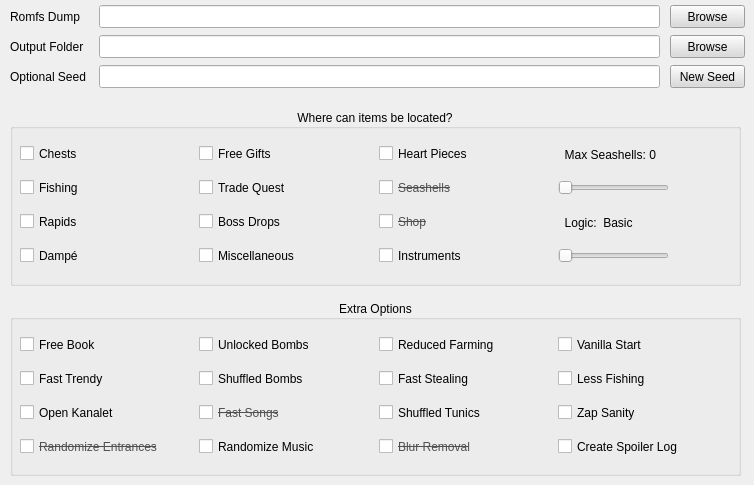
    <widget class="QWidget" name="tab">
     <property name="autoFillBackground">
      <bool>false</bool>
     </property>
     <attribute name="title">
      <string>Randomizer Settings</string>
     </attribute>
     <widget class="QPushButton" name="browseButton1">
      <property name="geometry">
       <rect>
        <x>670</x>
        <y>5</y>
        <width>75</width>
        <height>23</height>
       </rect>
      </property>
      <property name="sizePolicy">
       <sizepolicy hsizetype="Preferred" vsizetype="Fixed">
        <horstretch>0</horstretch>
        <verstretch>0</verstretch>
       </sizepolicy>
      </property>
      <property name="font">
       <font>
        <pointsize>9</pointsize>
        <bold>false</bold>
       </font>
      </property>
      <property name="autoFillBackground">
       <bool>false</bool>
      </property>
      <property name="styleSheet">
       <string notr="true">background-color: rgb(218, 218, 218);</string>
      </property>
      <property name="text">
       <string>Browse</string>
      </property>
      <property name="default">
       <bool>false</bool>
      </property>
      <property name="flat">
       <bool>false</bool>
      </property>
     </widget>
     <widget class="QLineEdit" name="lineEdit">
      <property name="geometry">
       <rect>
        <x>99</x>
        <y>5</y>
        <width>561</width>
        <height>23</height>
       </rect>
      </property>
      <property name="font">
       <font>
        <pointsize>9</pointsize>
        <bold>false</bold>
       </font>
      </property>
      <property name="text">
       <string/>
      </property>
     </widget>
     <widget class="QLabel" name="label">
      <property name="geometry">
       <rect>
        <x>10</x>
        <y>5</y>
        <width>81</width>
        <height>23</height>
       </rect>
      </property>
      <property name="sizePolicy">
       <sizepolicy hsizetype="Fixed" vsizetype="Fixed">
        <horstretch>0</horstretch>
        <verstretch>0</verstretch>
       </sizepolicy>
      </property>
      <property name="minimumSize">
       <size>
        <width>75</width>
        <height>23</height>
       </size>
      </property>
      <property name="font">
       <font>
        <pointsize>9</pointsize>
        <bold>false</bold>
       </font>
      </property>
      <property name="frameShape">
       <enum>QFrame::NoFrame</enum>
      </property>
      <property name="frameShadow">
       <enum>QFrame::Plain</enum>
      </property>
      <property name="text">
       <string>Romfs Dump</string>
      </property>
      <property name="textFormat">
       <enum>Qt::PlainText</enum>
      </property>
      <property name="alignment">
       <set>Qt::AlignJustify|Qt::AlignVCenter</set>
      </property>
      <property name="wordWrap">
       <bool>false</bool>
      </property>
     </widget>
     <widget class="QLabel" name="label_2">
      <property name="geometry">
       <rect>
        <x>10</x>
        <y>35</y>
        <width>81</width>
        <height>23</height>
       </rect>
      </property>
      <property name="sizePolicy">
       <sizepolicy hsizetype="Fixed" vsizetype="Fixed">
        <horstretch>0</horstretch>
        <verstretch>0</verstretch>
       </sizepolicy>
      </property>
      <property name="minimumSize">
       <size>
        <width>75</width>
        <height>23</height>
       </size>
      </property>
      <property name="font">
       <font>
        <pointsize>9</pointsize>
        <bold>false</bold>
       </font>
      </property>
      <property name="frameShape">
       <enum>QFrame::NoFrame</enum>
      </property>
      <property name="frameShadow">
       <enum>QFrame::Plain</enum>
      </property>
      <property name="text">
       <string>Output Folder</string>
      </property>
      <property name="textFormat">
       <enum>Qt::PlainText</enum>
      </property>
      <property name="alignment">
       <set>Qt::AlignJustify|Qt::AlignVCenter</set>
      </property>
      <property name="wordWrap">
       <bool>false</bool>
      </property>
     </widget>
     <widget class="QLineEdit" name="lineEdit_2">
      <property name="geometry">
       <rect>
        <x>99</x>
        <y>35</y>
        <width>561</width>
        <height>23</height>
       </rect>
      </property>
      <property name="font">
       <font>
        <pointsize>9</pointsize>
        <bold>false</bold>
       </font>
      </property>
     </widget>
     <widget class="QPushButton" name="browseButton2">
      <property name="geometry">
       <rect>
        <x>670</x>
        <y>35</y>
        <width>75</width>
        <height>23</height>
       </rect>
      </property>
      <property name="sizePolicy">
       <sizepolicy hsizetype="Preferred" vsizetype="Fixed">
        <horstretch>0</horstretch>
        <verstretch>0</verstretch>
       </sizepolicy>
      </property>
      <property name="font">
       <font>
        <pointsize>9</pointsize>
        <bold>false</bold>
       </font>
      </property>
      <property name="autoFillBackground">
       <bool>false</bool>
      </property>
      <property name="styleSheet">
       <string notr="true">background-color: rgb(218, 218, 218);</string>
      </property>
      <property name="text">
       <string>Browse</string>
      </property>
      <property name="default">
       <bool>false</bool>
      </property>
      <property name="flat">
       <bool>false</bool>
      </property>
     </widget>
     <widget class="QLineEdit" name="lineEdit_3">
      <property name="geometry">
       <rect>
        <x>99</x>
        <y>65</y>
        <width>561</width>
        <height>23</height>
       </rect>
      </property>
      <property name="font">
       <font>
        <pointsize>9</pointsize>
        <bold>false</bold>
       </font>
      </property>
     </widget>
     <widget class="QPushButton" name="seedButton">
      <property name="geometry">
       <rect>
        <x>670</x>
        <y>65</y>
        <width>75</width>
        <height>23</height>
       </rect>
      </property>
      <property name="sizePolicy">
       <sizepolicy hsizetype="Preferred" vsizetype="Fixed">
        <horstretch>0</horstretch>
        <verstretch>0</verstretch>
       </sizepolicy>
      </property>
      <property name="font">
       <font>
        <pointsize>9</pointsize>
        <bold>false</bold>
       </font>
      </property>
      <property name="autoFillBackground">
       <bool>false</bool>
      </property>
      <property name="styleSheet">
       <string notr="true">background-color: rgb(218, 218, 218);</string>
      </property>
      <property name="text">
       <string>New Seed</string>
      </property>
      <property name="default">
       <bool>false</bool>
      </property>
      <property name="flat">
       <bool>false</bool>
      </property>
     </widget>
     <widget class="QLabel" name="label_3">
      <property name="geometry">
       <rect>
        <x>10</x>
        <y>65</y>
        <width>81</width>
        <height>23</height>
       </rect>
      </property>
      <property name="sizePolicy">
       <sizepolicy hsizetype="Fixed" vsizetype="Fixed">
        <horstretch>0</horstretch>
        <verstretch>0</verstretch>
       </sizepolicy>
      </property>
      <property name="minimumSize">
       <size>
        <width>75</width>
        <height>23</height>
       </size>
      </property>
      <property name="font">
       <font>
        <pointsize>9</pointsize>
        <bold>false</bold>
       </font>
      </property>
      <property name="frameShape">
       <enum>QFrame::NoFrame</enum>
      </property>
      <property name="frameShadow">
       <enum>QFrame::Plain</enum>
      </property>
      <property name="text">
       <string>Optional Seed</string>
      </property>
      <property name="textFormat">
       <enum>Qt::PlainText</enum>
      </property>
      <property name="alignment">
       <set>Qt::AlignJustify|Qt::AlignVCenter</set>
      </property>
      <property name="wordWrap">
       <bool>false</bool>
      </property>
     </widget>
     <widget class="QGroupBox" name="groupBox">
      <property name="geometry">
       <rect>
        <x>10</x>
        <y>109</y>
        <width>731</width>
        <height>177</height>
       </rect>
      </property>
      <property name="sizePolicy">
       <sizepolicy hsizetype="Fixed" vsizetype="Fixed">
        <horstretch>0</horstretch>
        <verstretch>0</verstretch>
       </sizepolicy>
      </property>
      <property name="minimumSize">
       <size>
        <width>731</width>
        <height>176</height>
       </size>
      </property>
      <property name="title">
       <string>Where can items be located?</string>
      </property>
      <property name="alignment">
       <set>Qt::AlignCenter</set>
      </property>
      <property name="flat">
       <bool>false</bool>
      </property>
      <widget class="QCheckBox" name="chestsCheck">
       <property name="geometry">
        <rect>
         <x>10</x>
         <y>34</y>
         <width>173</width>
         <height>21</height>
        </rect>
       </property>
       <property name="toolTip">
        <string/>
       </property>
       <property name="whatsThis">
        <string>This controls whether chests found in overworld and caves can contain progress items&lt;br&gt;&lt;/br&gt;&lt;u&gt;If this is not checked, it will still be randomized,&lt;/u&gt; but will only contain optional items</string>
       </property>
       <property name="text">
        <string>Chests</string>
       </property>
      </widget>
      <widget class="QCheckBox" name="fishingCheck">
       <property name="geometry">
        <rect>
         <x>10</x>
         <y>68</y>
         <width>173</width>
         <height>21</height>
        </rect>
       </property>
       <property name="toolTip">
        <string/>
       </property>
       <property name="whatsThis">
        <string>This controls whether the Mabe Fishing prizes can contain progress items&lt;br&gt;&lt;/br&gt;&lt;u&gt;If this is not checked, it will still be randomized,&lt;/u&gt; but will only contain optional items</string>
       </property>
       <property name="text">
        <string>Fishing</string>
       </property>
      </widget>
      <widget class="QCheckBox" name="rapidsCheck">
       <property name="geometry">
        <rect>
         <x>10</x>
         <y>102</y>
         <width>173</width>
         <height>21</height>
        </rect>
       </property>
       <property name="toolTip">
        <string/>
       </property>
       <property name="whatsThis">
        <string>This controls whether the Rapids Race prizes as well as the items inside can contain progress items&lt;br&gt;&lt;/br&gt;&lt;u&gt;If this is not checked, it will still be randomized,&lt;/u&gt; but will only contain optional items</string>
       </property>
       <property name="text">
        <string>Rapids</string>
       </property>
      </widget>
      <widget class="QCheckBox" name="dampeCheck">
       <property name="geometry">
        <rect>
         <x>10</x>
         <y>136</y>
         <width>173</width>
         <height>21</height>
        </rect>
       </property>
       <property name="toolTip">
        <string/>
       </property>
       <property name="whatsThis">
        <string>This controls whether the Dampé prizes can contain progress items&lt;br&gt;&lt;/br&gt;&lt;u&gt;If this is not checked, it will still be randomized,&lt;/u&gt; but will only contain optional items</string>
       </property>
       <property name="text">
        <string>Dampé</string>
       </property>
      </widget>
      <widget class="QCheckBox" name="giftsCheck">
       <property name="geometry">
        <rect>
         <x>189</x>
         <y>34</y>
         <width>173</width>
         <height>21</height>
        </rect>
       </property>
       <property name="toolTip">
        <string/>
       </property>
       <property name="whatsThis">
        <string>This controls whether free gifts from NPCs can contain progress items&lt;br&gt;&lt;/br&gt;&lt;u&gt;If this is not checked, it will still be randomized,&lt;/u&gt; but will only contain optional items</string>
       </property>
       <property name="text">
        <string>Free Gifts</string>
       </property>
      </widget>
      <widget class="QCheckBox" name="bossCheck">
       <property name="geometry">
        <rect>
         <x>189</x>
         <y>102</y>
         <width>173</width>
         <height>21</height>
        </rect>
       </property>
       <property name="toolTip">
        <string/>
       </property>
       <property name="whatsThis">
        <string>This controls whether bosses can drop progress items&lt;br&gt;&lt;/br&gt;&lt;u&gt;If this is not checked, it will still be randomized,&lt;/u&gt; but will only contain optional items</string>
       </property>
       <property name="text">
        <string>Boss Drops</string>
       </property>
      </widget>
      <widget class="QCheckBox" name="miscellaneousCheck">
       <property name="geometry">
        <rect>
         <x>189</x>
         <y>136</y>
         <width>173</width>
         <height>21</height>
        </rect>
       </property>
       <property name="whatsThis">
        <string>This controls whether the miscellaneous standing items (sword, mushroom, ocarina, bird key, lens) can be progress items&lt;br&gt;&lt;/br&gt;&lt;u&gt;If this is not checked, it will still be randomized,&lt;/u&gt; but will only contain optional items</string>
       </property>
       <property name="text">
        <string>Miscellaneous</string>
       </property>
      </widget>
      <widget class="QSlider" name="horizontalSlider">
       <property name="geometry">
        <rect>
         <x>548</x>
         <y>68</y>
         <width>111</width>
         <height>22</height>
        </rect>
       </property>
       <property name="font">
        <font>
         <pointsize>9</pointsize>
         <bold>true</bold>
        </font>
       </property>
       <property name="whatsThis">
        <string>This controls whether the Seashell Mansion prizes can contain progress items</string>
       </property>
       <property name="maximum">
        <number>5</number>
       </property>
       <property name="value">
        <number>0</number>
       </property>
       <property name="orientation">
        <enum>Qt::Horizontal</enum>
       </property>
       <property name="tickPosition">
        <enum>QSlider::NoTicks</enum>
       </property>
       <property name="tickInterval">
        <number>1</number>
       </property>
      </widget>
      <widget class="QLabel" name="label_6">
       <property name="geometry">
        <rect>
         <x>548</x>
         <y>34</y>
         <width>111</width>
         <height>23</height>
        </rect>
       </property>
       <property name="sizePolicy">
        <sizepolicy hsizetype="Fixed" vsizetype="Fixed">
         <horstretch>0</horstretch>
         <verstretch>0</verstretch>
        </sizepolicy>
       </property>
       <property name="minimumSize">
        <size>
         <width>75</width>
         <height>23</height>
        </size>
       </property>
       <property name="toolTip">
        <string/>
       </property>
       <property name="whatsThis">
        <string>This controls whether the Seashell Mansion prizes can contain progress items</string>
       </property>
       <property name="frameShape">
        <enum>QFrame::NoFrame</enum>
       </property>
       <property name="frameShadow">
        <enum>QFrame::Plain</enum>
       </property>
       <property name="text">
        <string>  Max Seashells: 0</string>
       </property>
       <property name="textFormat">
        <enum>Qt::PlainText</enum>
       </property>
       <property name="alignment">
        <set>Qt::AlignLeading|Qt::AlignLeft|Qt::AlignVCenter</set>
       </property>
       <property name="wordWrap">
        <bool>false</bool>
       </property>
      </widget>
      <widget class="QCheckBox" name="heartsCheck">
       <property name="enabled">
        <bool>true</bool>
       </property>
       <property name="geometry">
        <rect>
         <x>369</x>
         <y>34</y>
         <width>173</width>
         <height>21</height>
        </rect>
       </property>
       <property name="font">
        <font>
         <pointsize>9</pointsize>
         <strikeout>false</strikeout>
        </font>
       </property>
       <property name="toolTip">
        <string/>
       </property>
       <property name="whatsThis">
        <string>This controls whether heart pieces can be progress items. Sunken ones are automatically excluded&lt;br&gt;&lt;/br&gt;&lt;u&gt;If this is not checked, it will still be randomized,&lt;/u&gt; but will only contain optional items</string>
       </property>
       <property name="text">
        <string>Heart Pieces</string>
       </property>
       <property name="checkable">
        <bool>true</bool>
       </property>
      </widget>
      <widget class="QCheckBox" name="tradeGiftsCheck">
       <property name="enabled">
        <bool>true</bool>
       </property>
       <property name="geometry">
        <rect>
         <x>189</x>
         <y>68</y>
         <width>173</width>
         <height>21</height>
        </rect>
       </property>
       <property name="font">
        <font>
         <pointsize>9</pointsize>
         <strikeout>false</strikeout>
        </font>
       </property>
       <property name="toolTip">
        <string/>
       </property>
       <property name="whatsThis">
        <string>This controls whether the trading quest gifts can contain progress items&lt;br&gt;&lt;/br&gt;&lt;u&gt;If this is not checked, it will still be randomized,&lt;/u&gt; but will only contain optional items</string>
       </property>
       <property name="text">
        <string>Trade Quest</string>
       </property>
       <property name="checkable">
        <bool>true</bool>
       </property>
      </widget>
      <widget class="QCheckBox" name="seashellsCheck">
       <property name="enabled">
        <bool>true</bool>
       </property>
       <property name="geometry">
        <rect>
         <x>369</x>
         <y>68</y>
         <width>173</width>
         <height>21</height>
        </rect>
       </property>
       <property name="font">
        <font>
         <pointsize>9</pointsize>
         <strikeout>true</strikeout>
        </font>
       </property>
       <property name="whatsThis">
        <string>This controls whether seashells can be progress items&lt;br&gt;&lt;/br&gt;&lt;u&gt;Not yet implemented&lt;/u&gt;</string>
       </property>
       <property name="styleSheet">
        <string notr="true">color: rgb(80, 80, 80);</string>
       </property>
       <property name="text">
        <string>Seashells</string>
       </property>
       <property name="checkable">
        <bool>false</bool>
       </property>
      </widget>
      <widget class="QCheckBox" name="shopCheck">
       <property name="enabled">
        <bool>true</bool>
       </property>
       <property name="geometry">
        <rect>
         <x>369</x>
         <y>102</y>
         <width>173</width>
         <height>21</height>
        </rect>
       </property>
       <property name="font">
        <font>
         <pointsize>9</pointsize>
         <strikeout>true</strikeout>
        </font>
       </property>
       <property name="toolTip">
        <string/>
       </property>
       <property name="whatsThis">
        <string>This controls whether the shop can contain progress items&lt;br&gt;&lt;/br&gt;&lt;u&gt;Not yet implemented&lt;/u&gt;</string>
       </property>
       <property name="styleSheet">
        <string notr="true">color: rgb(80, 80, 80);</string>
       </property>
       <property name="text">
        <string>Shop</string>
       </property>
       <property name="checkable">
        <bool>false</bool>
       </property>
      </widget>
      <widget class="QCheckBox" name="instrumentCheck">
       <property name="enabled">
        <bool>true</bool>
       </property>
       <property name="geometry">
        <rect>
         <x>369</x>
         <y>136</y>
         <width>173</width>
         <height>21</height>
        </rect>
       </property>
       <property name="font">
        <font>
         <pointsize>9</pointsize>
         <strikeout>false</strikeout>
        </font>
       </property>
       <property name="toolTip">
        <string/>
       </property>
       <property name="whatsThis">
        <string>This controls whether instruments can be randomized&lt;br&gt;&lt;/br&gt;&lt;u&gt;If this is not checked, it will not be randomized,&lt;/u&gt;</string>
       </property>
       <property name="text">
        <string>Instruments</string>
       </property>
       <property name="checkable">
        <bool>true</bool>
       </property>
      </widget>
      <widget class="QSlider" name="horizontalSlider_2">
       <property name="geometry">
        <rect>
         <x>548</x>
         <y>136</y>
         <width>111</width>
         <height>22</height>
        </rect>
       </property>
       <property name="font">
        <font>
         <pointsize>9</pointsize>
         <bold>true</bold>
        </font>
       </property>
       <property name="whatsThis">
        <string>This controls the logic</string>
       </property>
       <property name="maximum">
        <number>3</number>
       </property>
       <property name="value">
        <number>0</number>
       </property>
       <property name="orientation">
        <enum>Qt::Horizontal</enum>
       </property>
       <property name="tickPosition">
        <enum>QSlider::NoTicks</enum>
       </property>
       <property name="tickInterval">
        <number>1</number>
       </property>
      </widget>
      <widget class="QLabel" name="label_11">
       <property name="geometry">
        <rect>
         <x>548</x>
         <y>102</y>
         <width>111</width>
         <height>23</height>
        </rect>
       </property>
       <property name="sizePolicy">
        <sizepolicy hsizetype="Fixed" vsizetype="Fixed">
         <horstretch>0</horstretch>
         <verstretch>0</verstretch>
        </sizepolicy>
       </property>
       <property name="minimumSize">
        <size>
         <width>75</width>
         <height>23</height>
        </size>
       </property>
       <property name="toolTip">
        <string/>
       </property>
       <property name="whatsThis">
        <string>This controls whether the Seashell Mansion prizes can contain progress items</string>
       </property>
       <property name="frameShape">
        <enum>QFrame::NoFrame</enum>
       </property>
       <property name="frameShadow">
        <enum>QFrame::Plain</enum>
       </property>
       <property name="text">
        <string>  Logic:  Basic</string>
       </property>
       <property name="textFormat">
        <enum>Qt::PlainText</enum>
       </property>
       <property name="alignment">
        <set>Qt::AlignLeading|Qt::AlignLeft|Qt::AlignVCenter</set>
       </property>
       <property name="wordWrap">
        <bool>false</bool>
       </property>
      </widget>
     </widget>
     <widget class="QGroupBox" name="groupBox_2">
      <property name="geometry">
       <rect>
        <x>10</x>
        <y>300</y>
        <width>731</width>
        <height>176</height>
       </rect>
      </property>
      <property name="sizePolicy">
       <sizepolicy hsizetype="Fixed" vsizetype="Fixed">
        <horstretch>0</horstretch>
        <verstretch>0</verstretch>
       </sizepolicy>
      </property>
      <property name="minimumSize">
       <size>
        <width>731</width>
        <height>176</height>
       </size>
      </property>
      <property name="title">
       <string>Extra Options</string>
      </property>
      <property name="alignment">
       <set>Qt::AlignCenter</set>
      </property>
      <property name="flat">
       <bool>false</bool>
      </property>
      <widget class="QCheckBox" name="bookCheck">
       <property name="geometry">
        <rect>
         <x>10</x>
         <y>34</y>
         <width>173</width>
         <height>21</height>
        </rect>
       </property>
       <property name="toolTip">
        <string/>
       </property>
       <property name="whatsThis">
        <string>Removes needing the lens to read The Book of Dark Secrets</string>
       </property>
       <property name="text">
        <string>Free Book</string>
       </property>
      </widget>
      <widget class="QCheckBox" name="unlockedBombsCheck">
       <property name="geometry">
        <rect>
         <x>189</x>
         <y>34</y>
         <width>173</width>
         <height>21</height>
        </rect>
       </property>
       <property name="toolTip">
        <string/>
       </property>
       <property name="whatsThis">
        <string>Bombs can be bought from the shop at the start, otherwise needs Conch Horn</string>
       </property>
       <property name="text">
        <string>Unlocked Bombs</string>
       </property>
      </widget>
      <widget class="QCheckBox" name="trendyCheck">
       <property name="geometry">
        <rect>
         <x>10</x>
         <y>68</y>
         <width>173</width>
         <height>21</height>
        </rect>
       </property>
       <property name="toolTip">
        <string/>
       </property>
       <property name="whatsThis">
        <string>Gives the final Trendy reward from getting the Bow-Wow Figure</string>
       </property>
       <property name="text">
        <string>Fast Trendy</string>
       </property>
      </widget>
      <widget class="QCheckBox" name="farmingCheck">
       <property name="geometry">
        <rect>
         <x>369</x>
         <y>34</y>
         <width>173</width>
         <height>21</height>
        </rect>
       </property>
       <property name="toolTip">
        <string/>
       </property>
       <property name="whatsThis">
        <string>Reduces time spent grinding Bombs and Powder</string>
       </property>
       <property name="text">
        <string>Reduced Farming</string>
       </property>
      </widget>
      <widget class="QCheckBox" name="stealingCheck">
       <property name="geometry">
        <rect>
         <x>369</x>
         <y>68</y>
         <width>173</width>
         <height>21</height>
        </rect>
       </property>
       <property name="toolTip">
        <string/>
       </property>
       <property name="whatsThis">
        <string>The shopkeeper will not kill you after stealing</string>
       </property>
       <property name="text">
        <string>Fast Stealing</string>
       </property>
      </widget>
      <widget class="QCheckBox" name="vanillaCheck">
       <property name="geometry">
        <rect>
         <x>548</x>
         <y>34</y>
         <width>173</width>
         <height>21</height>
        </rect>
       </property>
       <property name="toolTip">
        <string/>
       </property>
       <property name="whatsThis">
        <string>Shield on Tarin and Sword at beach. Beginner friendly</string>
       </property>
       <property name="text">
        <string>Vanilla Start</string>
       </property>
      </widget>
      <widget class="QCheckBox" name="lessFishingCheck">
       <property name="geometry">
        <rect>
         <x>548</x>
         <y>68</y>
         <width>173</width>
         <height>21</height>
        </rect>
       </property>
       <property name="toolTip">
        <string/>
       </property>
       <property name="whatsThis">
        <string>Only shuffles the orange fish, green fish, and Bottle. Beginner friendly</string>
       </property>
       <property name="text">
        <string>Less Fishing</string>
       </property>
      </widget>
      <widget class="QCheckBox" name="spoilerCheck">
       <property name="geometry">
        <rect>
         <x>548</x>
         <y>136</y>
         <width>173</width>
         <height>21</height>
        </rect>
       </property>
       <property name="toolTip">
        <string/>
       </property>
       <property name="whatsThis">
        <string>Creates a spoiler log in case you get stuck</string>
       </property>
       <property name="text">
        <string>Create Spoiler Log</string>
       </property>
       <property name="checkable">
        <bool>true</bool>
       </property>
      </widget>
      <widget class="QCheckBox" name="loadingCheck">
       <property name="enabled">
        <bool>true</bool>
       </property>
       <property name="geometry">
        <rect>
         <x>10</x>
         <y>136</y>
         <width>173</width>
         <height>21</height>
        </rect>
       </property>
       <property name="font">
        <font>
         <pointsize>9</pointsize>
         <strikeout>true</strikeout>
        </font>
       </property>
       <property name="toolTip">
        <string/>
       </property>
       <property name="whatsThis">
        <string>Randomizes loading zones&lt;br&gt;&lt;/br&gt;&lt;u&gt;Not yet implemented&lt;/u&gt;</string>
       </property>
       <property name="styleSheet">
        <string notr="true">color: rgb(80, 80, 80);</string>
       </property>
       <property name="text">
        <string>Randomize Entrances</string>
       </property>
       <property name="checkable">
        <bool>false</bool>
       </property>
      </widget>
      <widget class="QCheckBox" name="musicCheck">
       <property name="enabled">
        <bool>true</bool>
       </property>
       <property name="geometry">
        <rect>
         <x>189</x>
         <y>136</y>
         <width>173</width>
         <height>21</height>
        </rect>
       </property>
       <property name="font">
        <font>
         <pointsize>9</pointsize>
         <strikeout>false</strikeout>
        </font>
       </property>
       <property name="toolTip">
        <string/>
       </property>
       <property name="whatsThis">
        <string>Randomizes music</string>
       </property>
       <property name="text">
        <string>Randomize Music</string>
       </property>
       <property name="checkable">
        <bool>true</bool>
       </property>
      </widget>
      <widget class="QCheckBox" name="kanaletCheck">
       <property name="geometry">
        <rect>
         <x>10</x>
         <y>102</y>
         <width>173</width>
         <height>21</height>
        </rect>
       </property>
       <property name="toolTip">
        <string/>
       </property>
       <property name="whatsThis">
        <string>Sets the Kanalet Gate to be open from the start</string>
       </property>
       <property name="text">
        <string>Open Kanalet</string>
       </property>
      </widget>
      <widget class="QCheckBox" name="songsCheck">
       <property name="geometry">
        <rect>
         <x>189</x>
         <y>102</y>
         <width>173</width>
         <height>21</height>
        </rect>
       </property>
       <property name="font">
        <font>
         <pointsize>9</pointsize>
         <strikeout>true</strikeout>
        </font>
       </property>
       <property name="toolTip">
        <string/>
       </property>
       <property name="whatsThis">
        <string>Skips the song learning animations and instead just immediately gives the item</string>
       </property>
       <property name="styleSheet">
        <string notr="true">color: rgb(80, 80, 80);</string>
       </property>
       <property name="text">
        <string>Fast Songs</string>
       </property>
       <property name="checkable">
        <bool>false</bool>
       </property>
      </widget>
      <widget class="QCheckBox" name="shuffledBombsCheck">
       <property name="geometry">
        <rect>
         <x>189</x>
         <y>68</y>
         <width>173</width>
         <height>21</height>
        </rect>
       </property>
       <property name="toolTip">
        <string/>
       </property>
       <property name="whatsThis">
        <string>You need to find your bombs before you can obtain any from other means&lt;br&gt;&lt;/br&gt;This overrides Unlocked Bombs</string>
       </property>
       <property name="text">
        <string>Shuffled Bombs</string>
       </property>
      </widget>
      <widget class="QCheckBox" name="zapsCheck">
       <property name="geometry">
        <rect>
         <x>548</x>
         <y>102</y>
         <width>173</width>
         <height>21</height>
        </rect>
       </property>
       <property name="toolTip">
        <string/>
       </property>
       <property name="whatsThis">
        <string>Increases the number of potential zap traps from 3 to 30&lt;br&gt;&lt;/br&gt;This also allows them to be placed anywhere, not just in chests</string>
       </property>
       <property name="text">
        <string>Zap Sanity</string>
       </property>
      </widget>
      <widget class="QCheckBox" name="tunicsCheck">
       <property name="geometry">
        <rect>
         <x>369</x>
         <y>102</y>
         <width>173</width>
         <height>21</height>
        </rect>
       </property>
       <property name="font">
        <font>
         <pointsize>9</pointsize>
         <strikeout>false</strikeout>
        </font>
       </property>
       <property name="toolTip">
        <string/>
       </property>
       <property name="whatsThis">
        <string>Tunics will appear as checks&lt;br&gt;&lt;/br&gt;You can only swap between tunics you have obtained</string>
       </property>
       <property name="text">
        <string>Shuffled Tunics</string>
       </property>
       <property name="checkable">
        <bool>true</bool>
       </property>
      </widget>
      <widget class="QCheckBox" name="blurCheck">
       <property name="geometry">
        <rect>
         <x>369</x>
         <y>136</y>
         <width>173</width>
         <height>21</height>
        </rect>
       </property>
       <property name="font">
        <font>
         <pointsize>9</pointsize>
         <strikeout>true</strikeout>
        </font>
       </property>
       <property name="toolTip">
        <string/>
       </property>
       <property name="whatsThis">
        <string>Removes the blur around the edges of the screen</string>
       </property>
       <property name="styleSheet">
        <string notr="true">color: rgb(80, 80, 80);</string>
       </property>
       <property name="text">
        <string>Blur Removal</string>
       </property>
       <property name="checkable">
        <bool>false</bool>
       </property>
      </widget>
     </widget>
    </widget>
